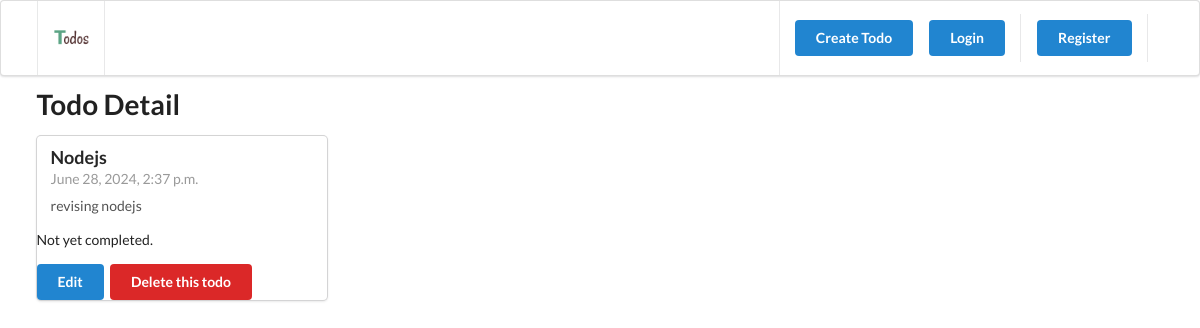
Page /todo/3 on the committed database.
### todo/models.py (models this page shows, shortened)
class Todo(TrackingModel):
    title = models.CharField(max_length=255)
    description = models.TextField()
    is_completed = models.BooleanField(default=False)

### todo/views.py (the view)
# urls.py: path('todo/<id>', views.todo_detail, name='todo'),
def todo_detail(request, id):
    todo = get_object_or_404(Todo, pk=id)
    context = {'todo': todo}
    return render(request, 'todo/todo-detail.html', context)

### todosite/templates/todo/todo-detail.html
{% extends '_partials/base.html' %}
{% load static %}
{% block content %}
    <h1 class="ui header">Todo Detail</h1>
    <div class="ui card">
        <div class="content">
            <div class="header">{{todo.title}}</div>
            <div class="meta">{{todo.created_at}}</div>
            <div class="description">
                <p>{{todo.description}}</p>
            </div>
        </div>
        <div class="extra-content">
            {% if todo.is_completed %}
            <p>
                <i class="check icon green"></i>
                Completed at {{todo.updated_at}}
            </p>
            {% else %}
            <p>
                Not yet completed.
            </p>
            {% endif %}
            <a href="{% url 'todo-edit' todo.id %}" class="ui button primary">Edit</a>
            <a href="{% url 'todo-delete' todo.id %}" class="ui button red">Delete this todo</a>
        </div>
    </div>
{% endblock content %}

### rows in the picture
Todo: title "Nodejs", created_at "June 28, 2024, 2:37 p.m.", description "revising nodejs"
